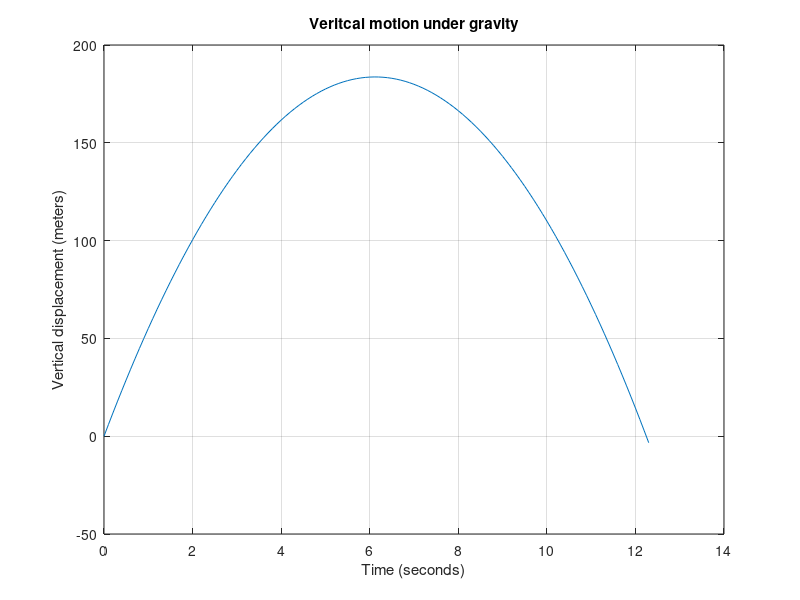

Reproduce this figure in MATLAB.
%Vertical motion under gravity
%Maddie C.............4/2/2016
g=9.8;                  %acceleration due to gravity
u=60;                   %initial velocity
t=0:0.1:12.3;           %period in seconds
s=(u.*t)-(g.*t.^2)/2;   %vertical displacement
plot(t,s)
title('Veritcal motion under gravity')
xlabel('Time (seconds)'),ylabel('Vertical displacement (meters)')
grid